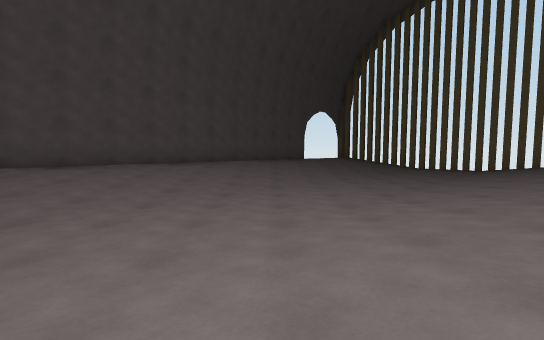
View 1 (above)

12 first-person views from a walk through a scene from a Unity 3-D project. The camera is 1.2 m above the floor, tilts 4° down and sees 90° across. The floor is counted in squares, 2 m on a side. Each view is taken from the middle of a square. On the plan, view 1 faces up. The plan holds only what a view shows up to about 9 squares ahead; the rest is blank. The place goes on beyond the plan. The player is left out.

View 2
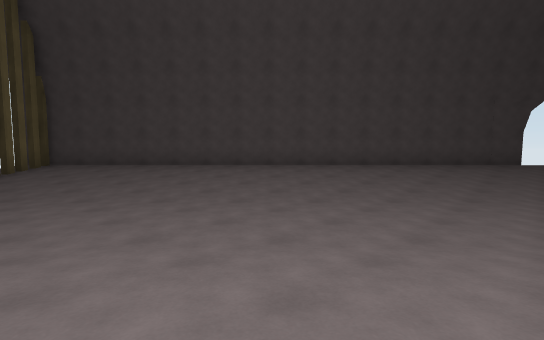

View 3
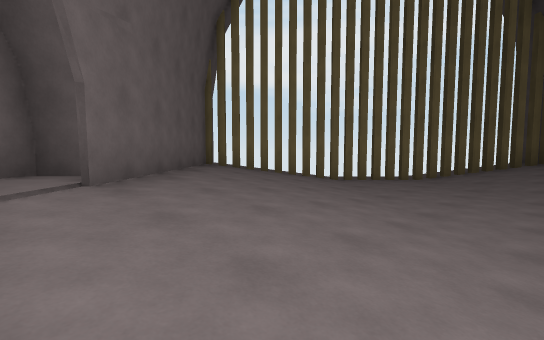

View 4
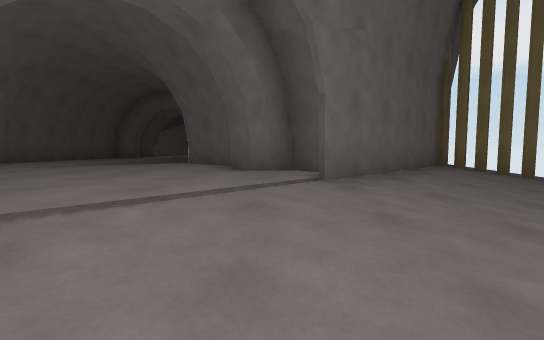

View 5
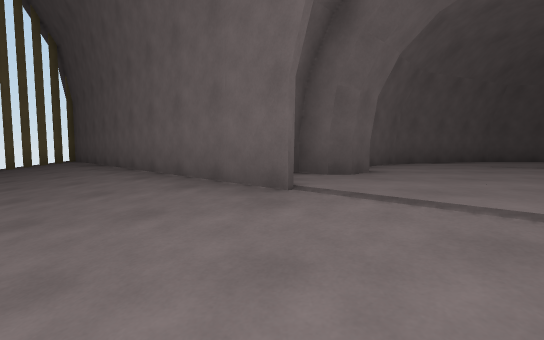

View 6
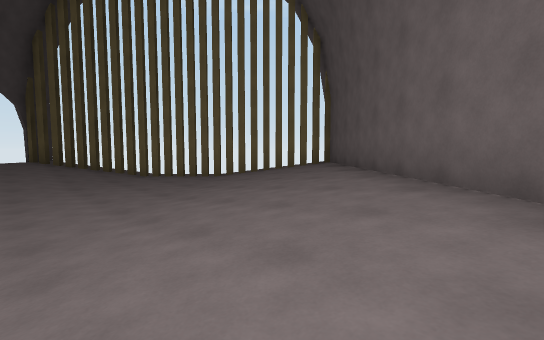

View 7
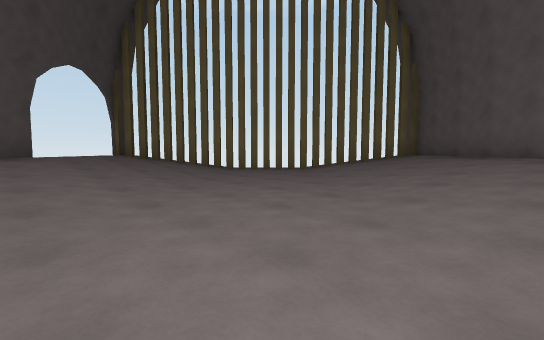

View 8
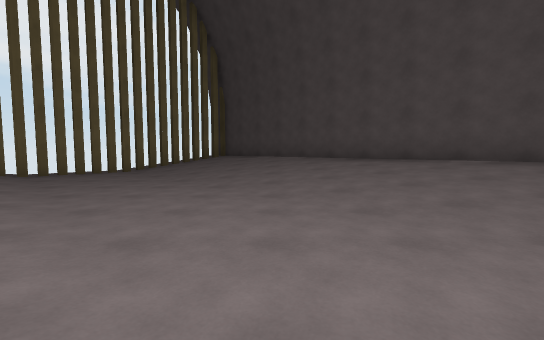

View 9
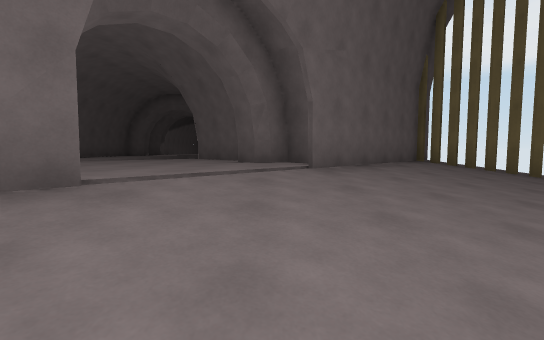

View 10
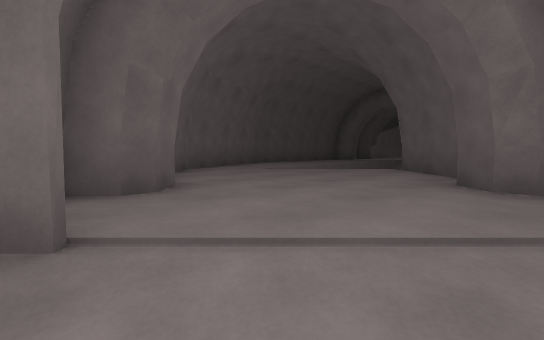

View 11
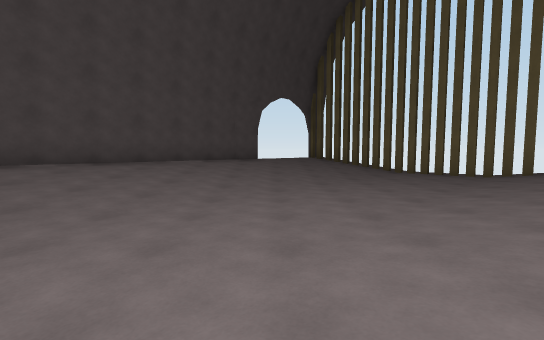

View 12
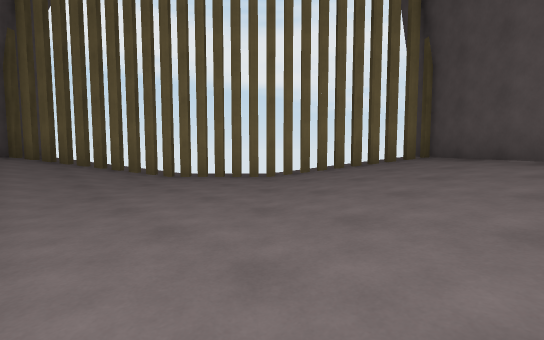

### Floor plan
Key: @ floor where view 1 was taken; # wall or solid block; . main floor; : floor 0.25 m higher than the main floor; + floor 0.5 m higher than the main floor; * floor 0.75 m higher than the main floor; % floor 1 m higher than the main floor.
Columns run from 9 left of view 1 to 10 right of it. Each row starts with its distance up from view 1.
 15              #
 14             %###
 13           #%*++#
 12          #%*++:###
 11         #%*++:...#
 10        #%*++:....###
  9       #%*++:....::+#
  8      #%*++:....::+*#
  7     #%*++:....::+**#
  6    #%*++:....::+**##
  5   #%*++:....::+**##
  4  #%*++:....::+**##
  3 #%*++:....::+**##
  2 #*++:....::+**##
  1 ##+:....::+**##
  0  ##....::@**%%#
 -1   ##..::+**%%%%%##
 -2    ##::+**#%%%%%%#
 -3     ##+**###%%%%%##
 -4      ##*## ##%% %%#
 -5       ###   ##  %%##
 -6                 %%%#
 -7                 %%%#

Where each view was taken, in squares from view 1:
view 1: 0 up, 0 right, facing up
view 2: 1 up, 2 right, facing up-left
view 3: 2 up, 2 right, facing down-left
view 4: 2 up, 2 right, facing down
view 5: 1 up, 1 right, facing right
view 6: 3 up, 3 right, facing up-right
view 7: 5 up, 1 right, facing up-right
view 8: 4 up, 2 right, facing left
view 9: 3 up, 2 right, facing down
view 10: 1 up, 2 right, facing down-right
view 11: 3 up, 2 right, facing up
view 12: 4 up, 2 left, facing down-left
